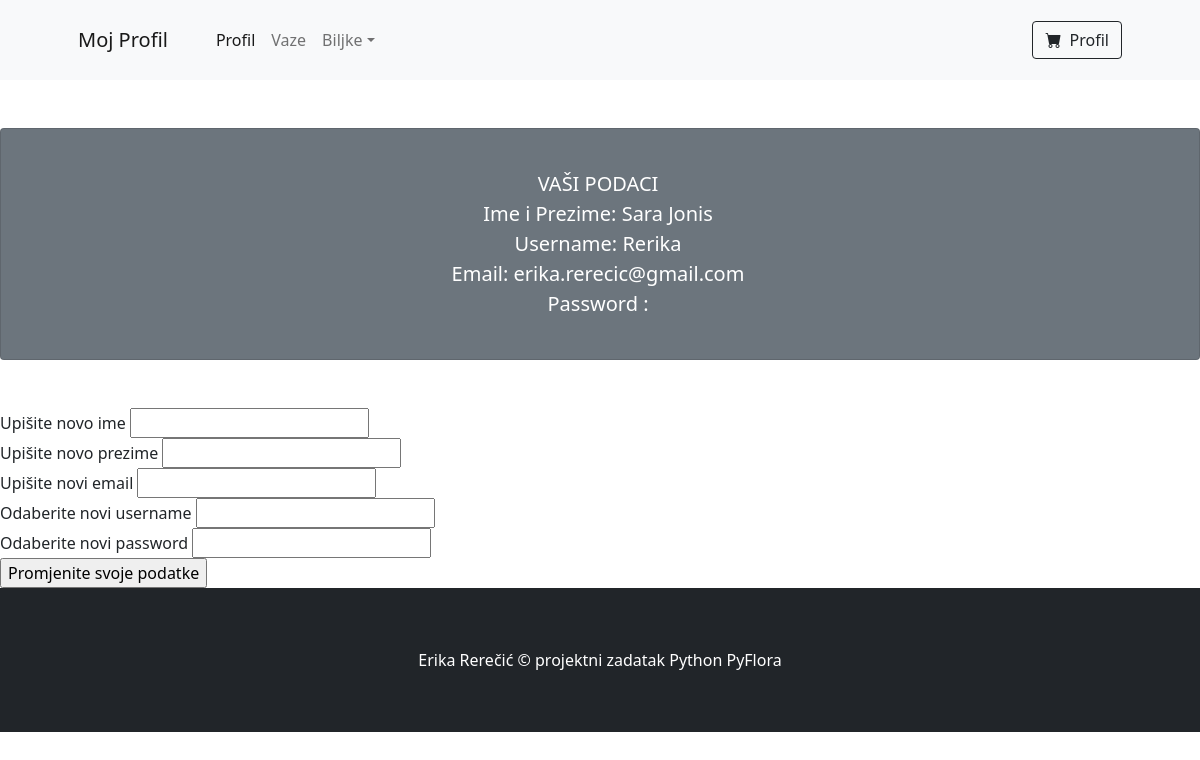
Page /profil on the earlier database version.
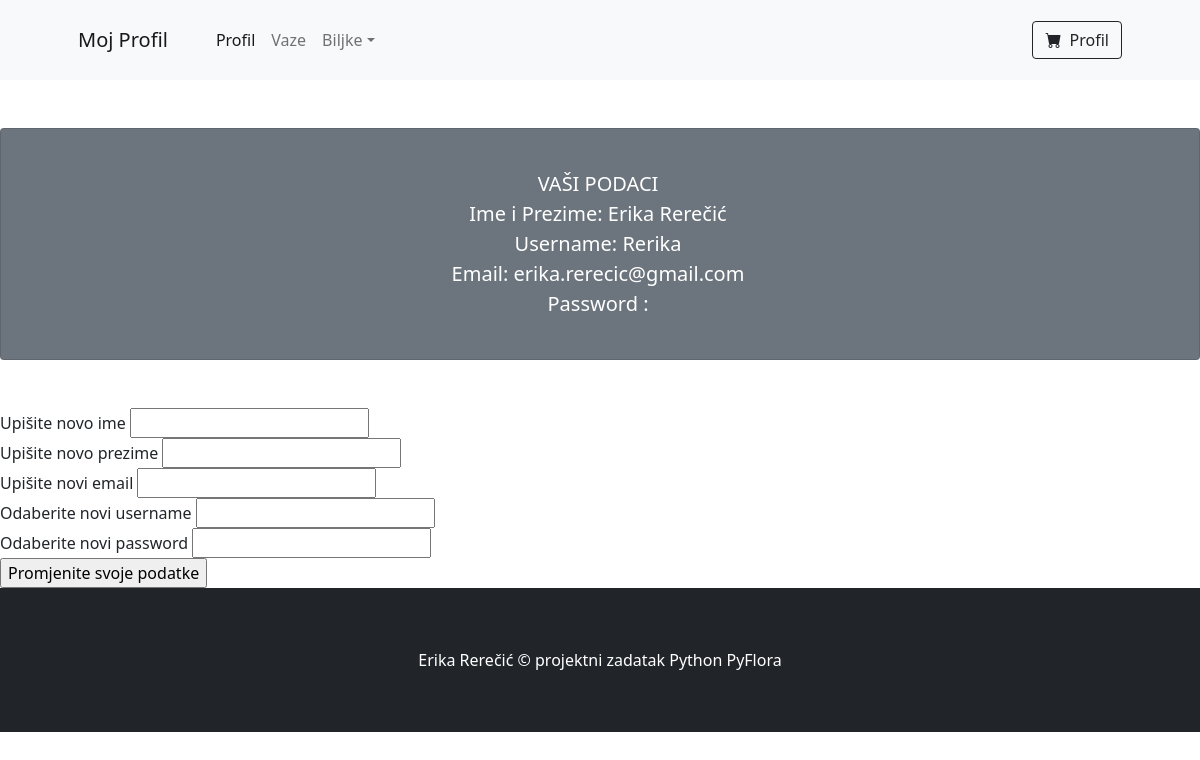
Same page on the later database version.
### app.py (models this page shows)
class User (db.Model):
    __tablename__ = 'User'
    id = db.Column(db.Integer(), primary_key = True )
    ime = db.Column(db.String(50), nullable = False)
    prezime = db.Column (db.String())
    email = db.Column (db.String(50), unique = True , nullable = False)
    username = db.Column(db.String(50), unique = True , nullable = False)
    password = db.Column (db.Integer(), nullable = False)

### app.py (the view, shortened to what this page needs)
@app.route('/profil', methods = ['GET' , 'POST'])
def profil():
    user=User.query.get(1)
    form = Profil ()
    return render_template('Profil.html', form = form , user = user)

### app.py
class Profil (FlaskForm):
    ime= StringField('Upišite novo ime')
    prezime = StringField('Upišite novo prezime')
    email = StringField('Upišite novi email')
    username = StringField('Odaberite novi username')
    password = PasswordField('Odaberite novi password')
    submit = SubmitField('Promjenite svoje podatke')

### template/Profil.html (shortened to what this page needs)
{% extends 'layout.html'%}
{%block title%} Moj Profil {%endblock%}
{%block content%}
<div class="card text-white bg-secondary my-5 py-4 text-center">
    <div class="card-body">
        <p class="lead text-white m-0">
            <strong>
                VAŠI PODACI
            </strong><br>
            Ime i Prezime: {{user.ime}} {{user.prezime}} <br>
            Username: {{ user.username }}<br>
            Email: {{ user.email}}<br>
            Password : {{user.password}} <br>
        </p>
    </div>
</div>
<form method="POST">
    {{form.ime.label}}
    {{form.ime}} <br>
    {{form.prezime.label}}
    {{form.prezime}} <br>
    {{form.email.label}}
    {{form.email}} <br>
    {{form.username.label}}
    {{form.username}}<br>
    {{form.password.label}}
    {{form.password}}<br>
    {{form.submit()}}
</form>
{%endblock%}

Differences in the rows shown:
changed User "Rerika": ime "Sara" → "Erika"; prezime "Jonis" → "Rerečić"
